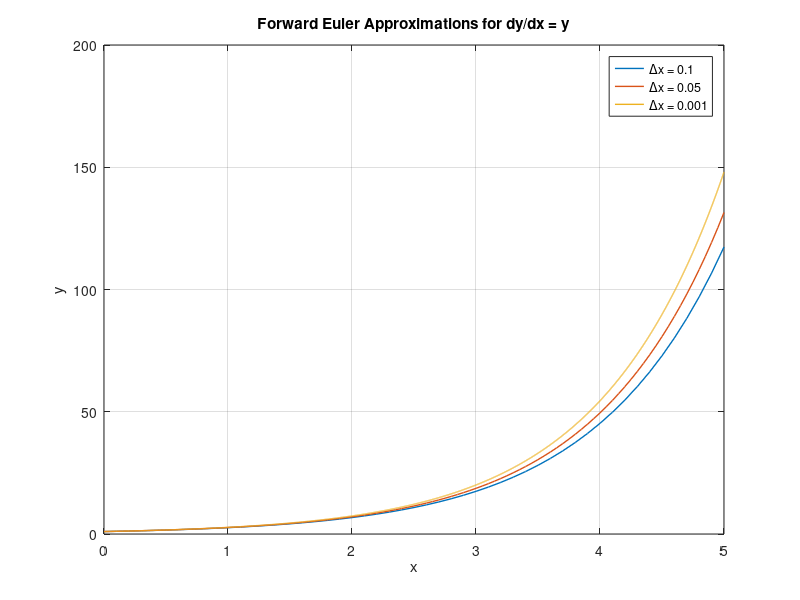

Reproduce this figure in MATLAB.
%% Part 1.4: Forward Euler

clear; clc; close all;

% Define ODE & intialize parameters
f = @(x, y) y;

% Define step sizes 
step_sizes = [0.1, 0.05, 0.001];

% Intialize counter
i = 1; 

% Loop through each step size
while i <= length(step_sizes)
    % Define step size and create a range of x values from 0 to 5
    h = step_sizes(i);
    x = 0:h:5;

    y = zeros(size(x));
    y(1) = 1; % Initial condition

    % Euler method calcualtion
    for n = 1:length(x)-1
        % Update the value of the function
        y(n+1) = y(n) + h * f(x(n), y(n));
    end

    % Plotting Figure
    figure(1);
    plot(x, y, 'LineWidth', 1, 'DisplayName', ['Euler: \Deltax = ' num2str(h)]);
    hold on;
    
    % Increment Counter
    i = i + 1; 

end

% Legend
legend('\Deltax = 0.1', '\Deltax = 0.05', '\Deltax = 0.001');
xlabel('x'); ylabel('y');
title('Forward Euler Approximations for dy/dx = y');
grid on;